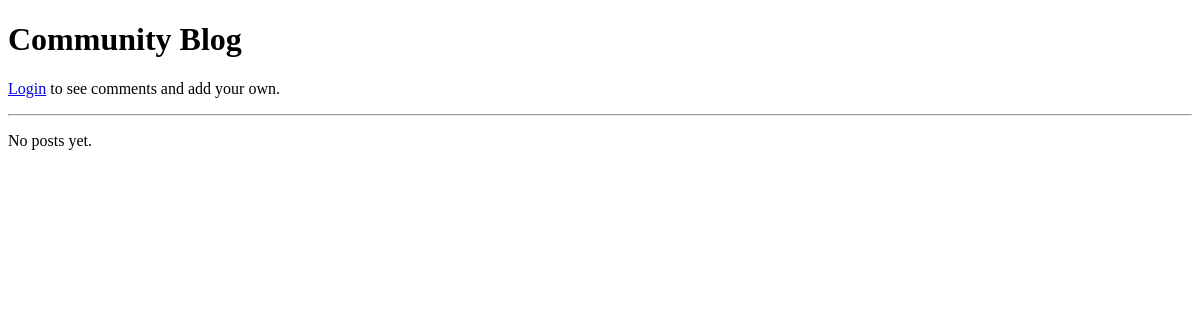
Before: / with the older database file.
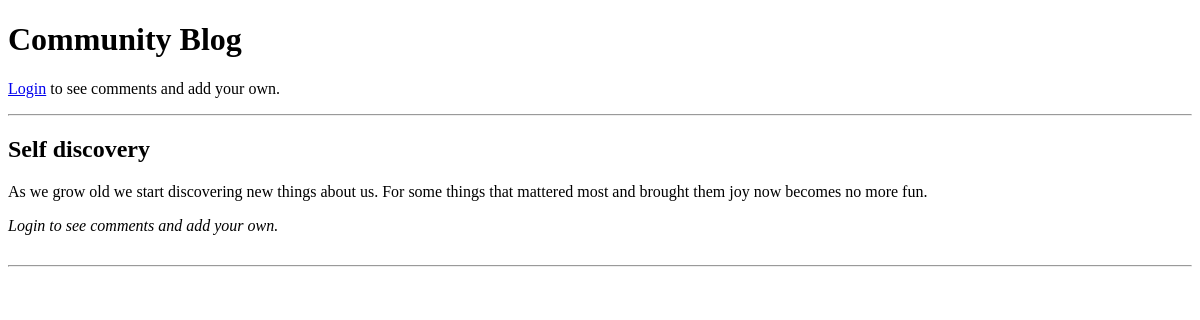
After: the same page with the newer database file.
### blog/models.py (models this page shows, shortened)
class Post(models.Model):
    title = models.CharField(max_length=200)
    content = models.TextField()
    created_at = models.DateTimeField(auto_now_add=True)

### blog/views.py (the view)
# urls.py: path('', post_list, name='post_list'),
def post_list(request):
    posts = Post.objects.all()
    if request.method == 'POST':
        if not request.user.is_authenticated:
            return redirect('login')
        post_id = request.POST.get('post_id')
        post = Post.objects.get(id=post_id)
        form = CommentForm(request.POST)
        if form.is_valid():
            comment = form.save(commit=False)
            comment.post = post
            comment.author = request.user
            comment.save()
            return redirect('post_list')
    else:
        form = CommentForm()
    return render(request, 'blog/post_list.html', {'posts': posts, 'form': form})

### blog/templates/blog/post_list.html (shortened to what this page needs)
<!DOCTYPE html>
<html lang="en">
<head>
</head>
<body>
    <h1>Community Blog</h1>
    {% if user.is_authenticated %}
        <p>Welcome, {{ user.username }}! <a href="{% url 'logout' %}">Logout</a> | <a href="{% url 'profile' %}">Profile</a></p>
    {% else %}
        <p><a href="{% url 'login' %}">Login</a> to see comments and add your own.</p>
    {% endif %}
    <hr>
    {% for post in posts %}
        <div style="margin-bottom: 30px;">
            <h2>{{ post.title }}</h2>
            <p>{{ post.content }}</p>
            {% if user.is_authenticated %}
                <h3>Comments:</h3>
                {% for comment in post.comments.all %}
                    <p><strong>{{ comment.author.username }}:</strong> {{ comment.content }}</p>
                {% empty %}
                    <p>No comments yet.</p>
                {% endfor %}
                <form method="post" style="margin-top: 10px;">
                    {% csrf_token %}
                    {{ form.content }}
                    <input type="hidden" name="post_id" value="{{ post.id }}">
                    <button type="submit">Add Comment</button>
                </form>
            {% else %}
                <p><em>Login to see comments and add your own.</em></p>
            {% endif %}
        </div>
        <hr>
    {% empty %}
        <p>No posts yet.</p>
    {% endfor %}
</body>
</html>

Changed rows visible on the page:
added Post: title "Self discovery", content "As we grow old we start discovering new things about us. For some things that mattered most and brought them joy now becomes no more fun."
Other visible differences:
text no longer shown: "No posts yet."
